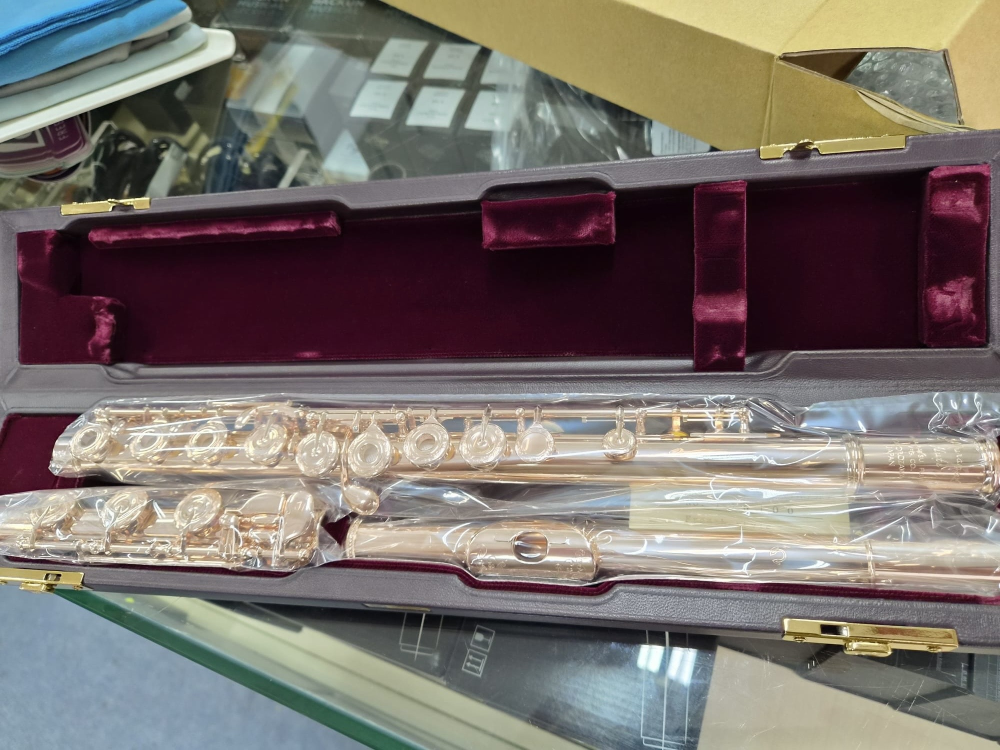
#> input picture src/raw/1289e12a-image.jpg, 2000 x 1500 px (shown at 1/2 size)
$ python redact.py ../raw/1289e12a-image.jpg
#> lines starting #> are read from the running program, lines starting #| are printed output that depends on the picture
"""Hide the engraved serial number in the case photo (owner's request: the serial must never be published).
Works on the original shot, so every derived image is clean. Only the serial line on the barrel is touched.
Usage: python3 tools/redact.py raw/1289e12a-image.jpg"""
import sys, cv2, numpy as np

path = sys.argv[1]
im = cv2.imread(path).astype(np.float32)

# The serial is a narrow column across the tube. Each row is refilled from the clean metal just left
# and right of it, so the tube's own horizontal reflections carry straight through the gap.
x0, x1, y0, y1 = 1738, 1767, 876, 980
left = im[y0:y1, x0 - 4:x0].mean(axis=1, keepdims=True)
#> left = 104 rows, first 8: [159.2, 165.8, 174.8], [156, 164.5, 173.5], [197.2, 207.8, 216], [175.8, 187.8, 195.8], [152.2, 165.8, 175.2], [163.2, 178.2, 187.2], [148.5, 165.5, 174.5], [127.2, 144.2, 153.2]
right = im[y0:y1, x1:x1 + 3].mean(axis=1, keepdims=True)
#> right = 104 rows, first 8: [167, 170, 178], [180.7, 184.7, 192.3], [195, 201.7, 208.7], [176.7, 184.7, 191.7], [160.3, 169.3, 178.3], [162.3, 171.3, 180.3], [160, 167, 176], [140, 147, 156]
t = np.linspace(0, 1, x1 - x0, dtype=np.float32)[None, :, None]
fill = left * (1 - t) + right * t
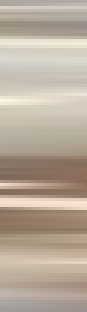
#> fill: shape (104, 29, 3) float32 (shown 3 times larger); mean of channels 0, 1, 2 155.9, 171.2, 185; drawn as B, G, R
fill = cv2.GaussianBlur(fill, (0, 0), sigmaX=0.1, sigmaY=1.2)
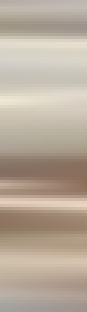
#> fill: shape (104, 29, 3) float32 (shown 3 times larger); mean of channels 0, 1, 2 155.9, 171.3, 185; drawn as B, G, R
fill += np.random.default_rng(7).normal(0, 1.6, fill.shape).astype(np.float32)   # match the photo's grain
im[y0:y1, x0:x1] = fill

cv2.imwrite(path, np.clip(im, 0, 255).astype(np.uint8), [cv2.IMWRITE_JPEG_QUALITY, 96])
print("redacted", path)
